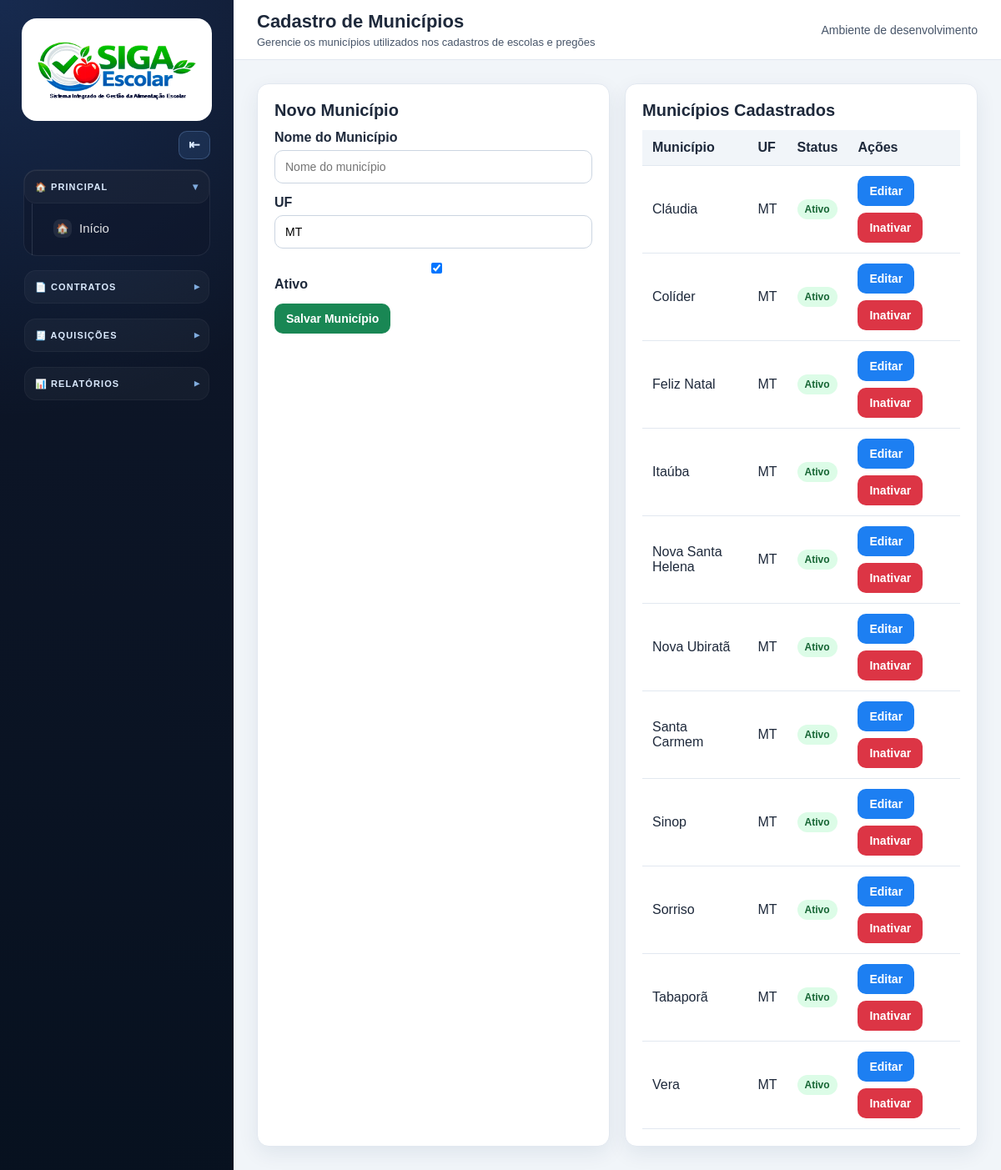
The app's page /cadastros/municipios/, older data.
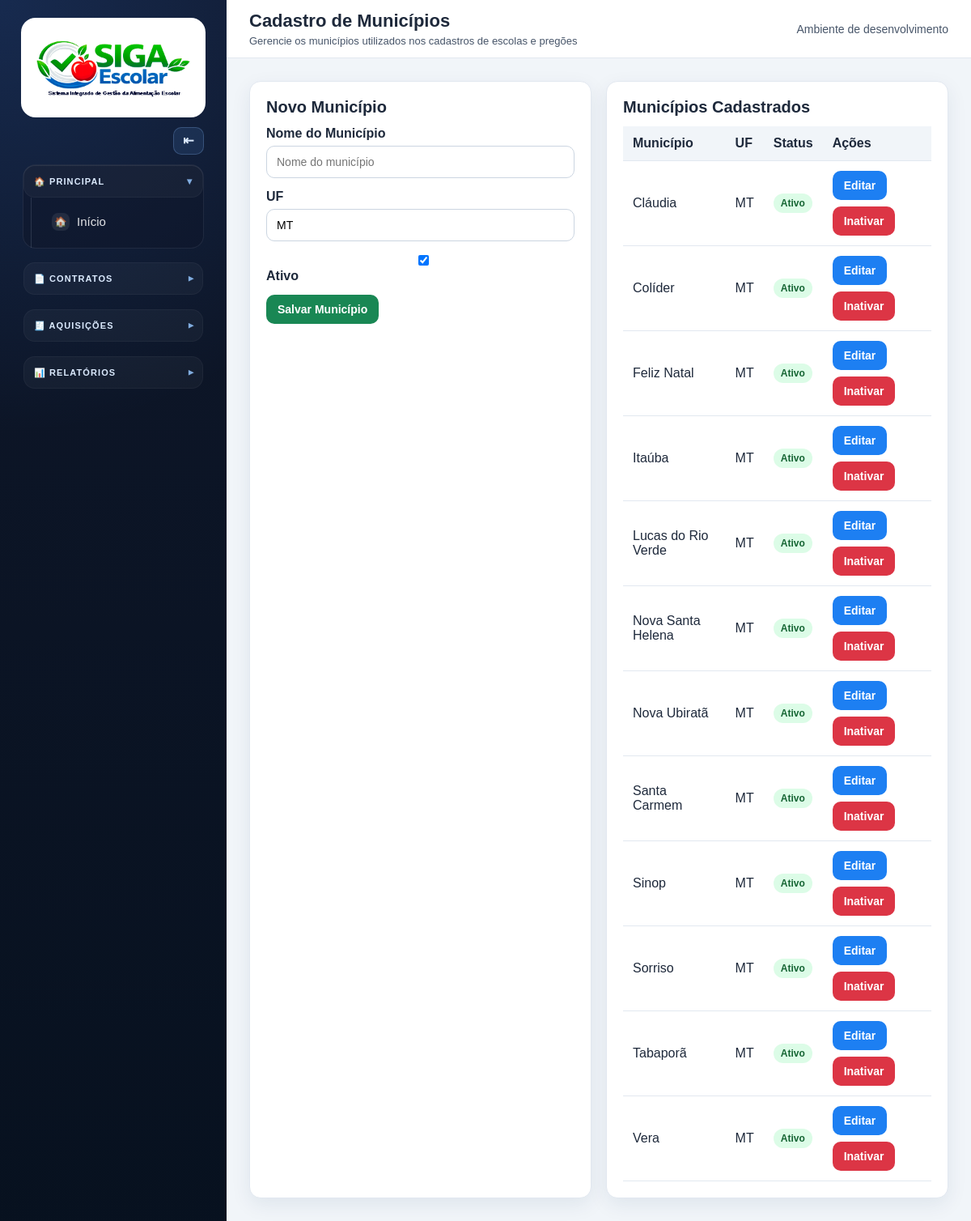
The same page, newer data.
### apps/cadastros/models.py (models this page shows, shortened)
class AtivoModel(TimeStampedModel):
    ativo = models.BooleanField(default=True)
    class Meta:
        abstract = True

class Municipio(AtivoModel):
    nome = models.CharField(max_length=120)
    uf = models.CharField(max_length=2, default="MT")
    class Meta:
        verbose_name = "Município"
        verbose_name_plural = "Municípios"
        ordering = ["nome"]
        constraints = [
            models.UniqueConstraint(fields=["nome", "uf"], name="unique_municipio_uf")
        ]

### apps/cadastros/views.py (the view)
# urls.py: path("municipios/", views.municipios, name="municipios"),
def municipios(request):
    if request.method == "POST":
        form = MunicipioForm(request.POST)
        if form.is_valid():
            form.save()
            messages.success(request, "Município cadastrado com sucesso.")
            return redirect("cadastros:municipios")
        messages.error(request, "Verifique os dados informados no formulário.")
    else:
        form = MunicipioForm()
    municipios_lista = Municipio.objects.all().order_by("nome")
    return render(
        request,
        "cadastros/municipios.html",
        {
            "form": form,
            "municipios": municipios_lista,
            "modo_edicao": False,
            "municipio_edicao": None,
        },
    )

### apps/cadastros/forms.py
class MunicipioForm(forms.ModelForm):
    class Meta:
        model = Municipio
        fields = [
            "nome",
            "uf",
            "ativo",
        ]
        widgets = {
            "nome": forms.TextInput(attrs={"placeholder": "Nome do município"}),
            "uf": forms.TextInput(attrs={"placeholder": "UF, exemplo: MT"}),
        }

### templates/cadastros/municipios.html (shortened to what this page needs)
{% extends "base.html" %}
{% block page_title %}Cadastro de Municípios{% endblock %}
{% block page_subtitle %}Gerencie os municípios utilizados nos cadastros de escolas e pregões{% endblock %}
{% block content %}
<div class="grid grid-2">
    <div class="card">
        {% if modo_edicao %}
        <h2>Editar Município</h2>
        <p>
            Editando:
            <strong>{{ municipio_edicao.nome }}</strong>
        </p>
        {% else %}
        <h2>Novo Município</h2>
        {% endif %}
        <form method="post">
            <div class="form-group">
                <label>Nome do Município</label>
                {{ form.nome }}
            </div>
            <div class="form-group">
                <label>UF</label>
                {{ form.uf }}
            </div>
            <div class="form-group">
                <label>
                    {{ form.ativo }}
                    Ativo
                </label>
            </div>
            <div class="actions">
                {% if modo_edicao %}
                <button class="btn btn-success" type="submit">
                    Salvar Alterações
                </button>
                <a class="btn btn-secondary" href="{% url 'cadastros:municipios' %}">
                    Cancelar Edição
                </a>
                {% else %}
                <button class="btn btn-success" type="submit">
                    Salvar Município
                </button>
                {% endif %}
            </div>
        </form>
    </div>
    <div class="card">
        <h2>Municípios Cadastrados</h2>
        <div class="table-wrapper">
            <table>
                <thead>
                    <tr>
                        <th>Município</th>
                        <th>UF</th>
                        <th>Status</th>
                        <th>Ações</th>
                    </tr>
                </thead>
                <tbody>
                    {% for municipio in municipios %}
                    <tr>
                        <td>{{ municipio.nome }}</td>
                        <td>{{ municipio.uf }}</td>
                        <td>
                            {% if municipio.ativo %}
                            <span class="badge badge-success">Ativo</span>
                            {% else %}
                            <span class="badge badge-danger">Inativo</span>
                            {% endif %}
                        </td>
                        <td>
                            <div class="actions">
                                <a class="btn btn-primary" href="{% url 'cadastros:editar_municipio' municipio.id %}">
                                    Editar
                                </a>
                                {% if municipio.ativo %}
                                <a class="btn btn-danger"
                                    href="{% url 'cadastros:alternar_status_municipio' municipio.id %}"
                                    onclick="return confirm('Tem certeza que deseja inativar este município?');">
                                    Inativar
                                </a>
                                {% else %}
                                <a class="btn btn-success"
                                    href="{% url 'cadastros:alternar_status_municipio' municipio.id %}"
                                    onclick="return confirm('Tem certeza que deseja ativar este município?');">
                                    Ativar
                                </a>
                                {% endif %}
                            </div>
                        </td>
                    </tr>
                    {% empty %}
                    <tr>
                        <td colspan="4">Nenhum município cadastrado.</td>
                    </tr>
                    {% endfor %}
                </tbody>
            </table>
        </div>
    </div>
</div>
{% endblock %}

Row changes from the older to the newer data that the page shows:
added Municipio: nome "Lucas do Rio Verde", uf "MT", ativo "Ativo"
